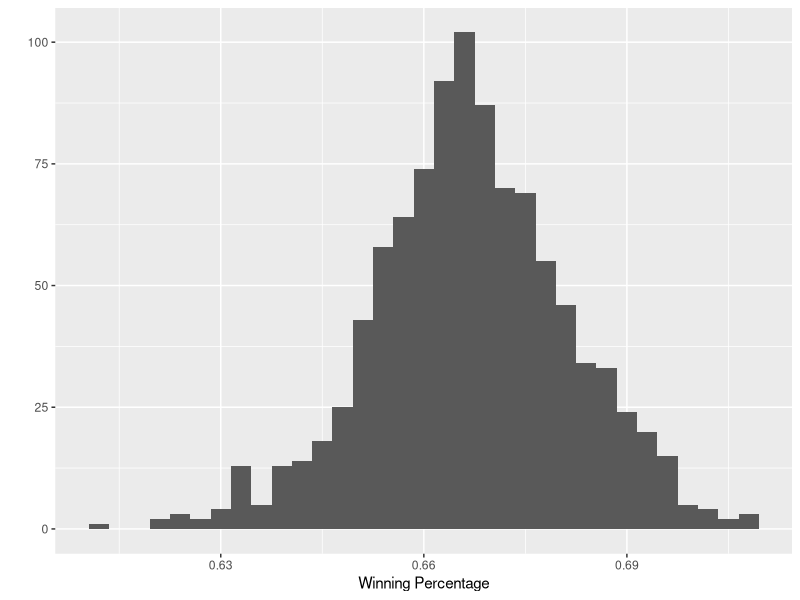

R code for this plot:
## ---- chunk 1
knitr::opts_chunk$set(echo = TRUE, error = TRUE)
## ---- chunk 2
# Monty Hall function
montyhallsim <- function(runs) {
  outcome <- rep(0,n)
  cardoor <- sample(1:3,n,replace=TRUE)
  return (sum(cardoor!=1)/n)
}

# Initialize number of runs per each simulation
n <- 1000

# Run a single simulation
montyhallsim(n)
## ---- chunk 3
# Initialize number of simulations
simcount <- 1000

# Run simulations
winper <- replicate(n, montyhallsim(n))

# Plot results
library(ggplot2)
ggplot()+geom_histogram(aes(winper), binwidth=.003)+
  xlab("Winning Percentage")+ylab("")

summary(winper)
